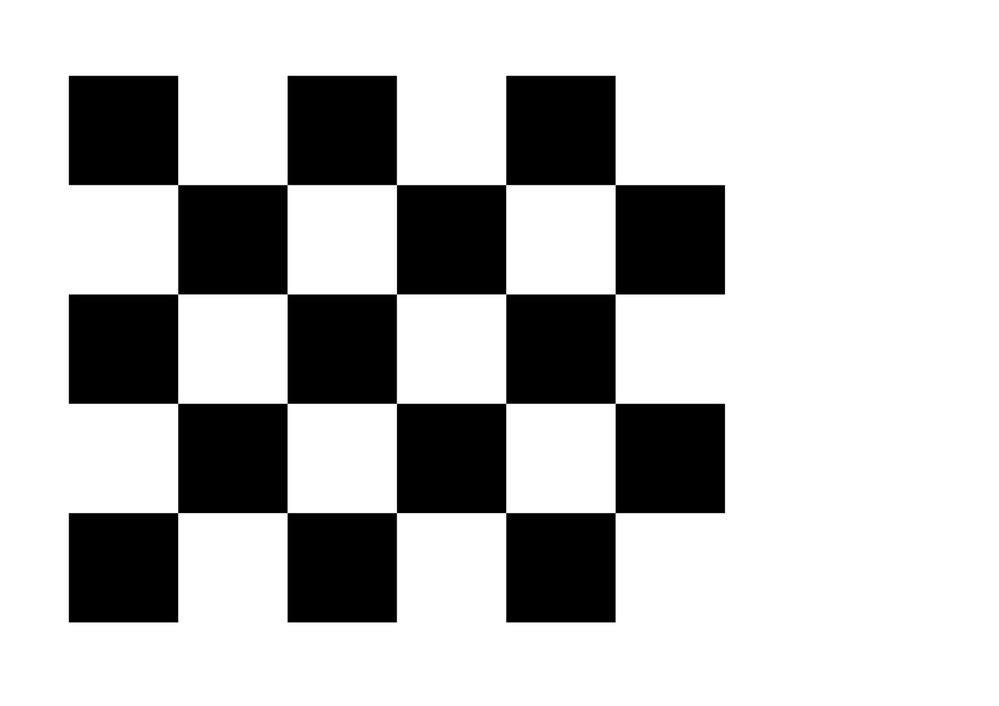
#> input picture image.jpg, 999 x 706 px, shrunk from 1600 x 1131 before the run, given in place of the camera
$ jupyter execute --allow-errors Untitled.ipynb   (shell and % lines are left out)
#> lines starting #> are read from the running program, lines starting #| are printed output that depends on the picture; after the words box and inside, x2 and y2 are one past the last pixel; in counts of white or black regions, pixels touching at a corner belong together
#> further down, img is the input picture: shape (706, 999, 3); min 0, max 255, mean 190.2
#> `edges = cv2.Canny(gray, 10, 250, apertureSize=3)`:
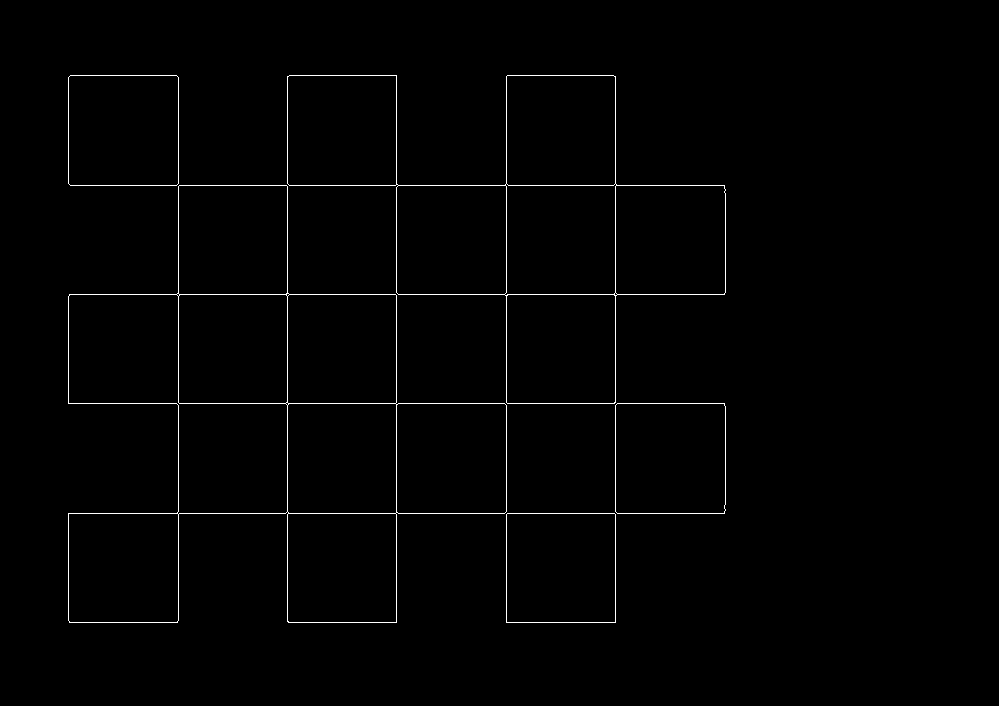
#> edges: shape (706, 999); 0.92% white in thin lines or dots, all inside (x1, y1, x2, y2) = (68, 75, 726, 623)
#> `lines = cv2.HoughLinesP(edges,1,np.pi/180,100,minLineLength,maxLineGap)`: lines = 38 rows, first 6: [70, 185, 176, 185], [179, 403, 285, 403], [615, 511, 615, 405], [506, 402, 506, 295], [617, 294, 724, 294], [507, 513, 614, 513]
[cell 1]
import cv2
import numpy as np
from matplotlib import pyplot as plt

[cell 2]
plt.rcParams['figure.figsize'] = (20, 12)

[cell 3]
#img = cv2.imread('paper.jpg')

cap = cv2.VideoCapture(0)
#> (the rest of this cell did not finish here and is left out)

[cell 4]
gray = cv2.cvtColor(img, cv2.COLOR_BGR2GRAY)
edges = cv2.Canny(gray, 10, 250, apertureSize=3)
#lines = cv2.HoughLines(edges, 10, np.pi/1800, 50)
minLineLength = 100
maxLineGap = 10
lines = cv2.HoughLinesP(edges,1,np.pi/180,100,minLineLength,maxLineGap)

[cell 5]
for line in lines:
    x1,y1,x2,y2 = line[0]
    """rho,theta = line[0]
    a = np.cos(theta)
    b = np.sin(theta)
    x0 = a*rho
    y0 = b*rho
    x1 = int(x0 + 1000*(-b))
    y1 = int(y0 + 1000*(a))
    x2 = int(x0 - 1000*(-b))
    y2 = int(y0 - 1000*(a))"""
    cv2.line(img,(x1,y1),(x2,y2),(0,0,255),2)
#> this loop made 38 passes
#> (x1, y1, x2, y2) on passes 1 to 12: (70, 185, 176, 185), (179, 403, 285, 403), (615, 511, 615, 405), (506, 402, 506, 295), (617, 294, 724, 294), (507, 513, 614, 513), (287, 511, 287, 405), (178, 511, 178, 405), (396, 512, 396, 404), (68, 403, 68, 296), (289, 75, 396, 75), (69, 622, 177, 622)
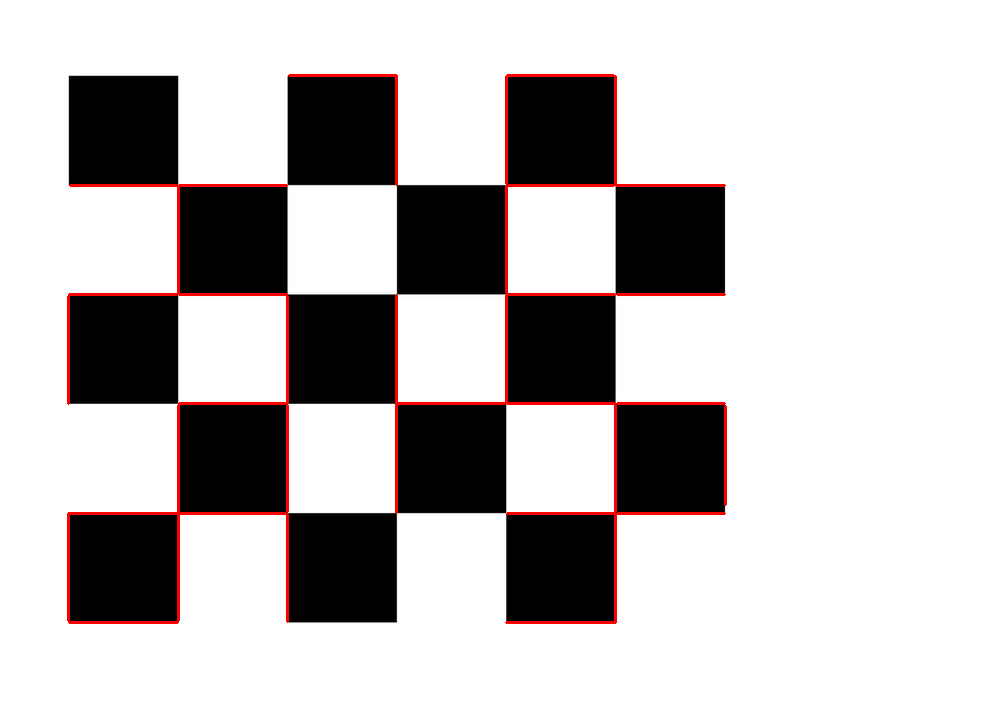
#> img: shape (706, 999, 3); 1.75% of pixels changed, all inside (x1, y1, x2, y2) = (67, 74, 727, 624)

[cell 6]
gray = cv2.cvtColor(gray, cv2.COLOR_GRAY2BGR)
edges = cv2.cvtColor(edges, cv2.COLOR_GRAY2BGR)
both = np.hstack((gray, edges))
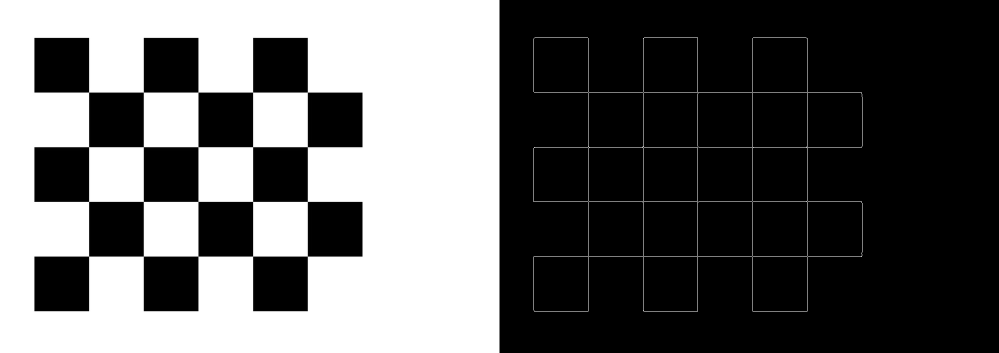
#> both: shape (706, 1998, 3) (shown at 1/2 size); min 0, max 255, mean 96.3
bboth = np.hstack((both, img))
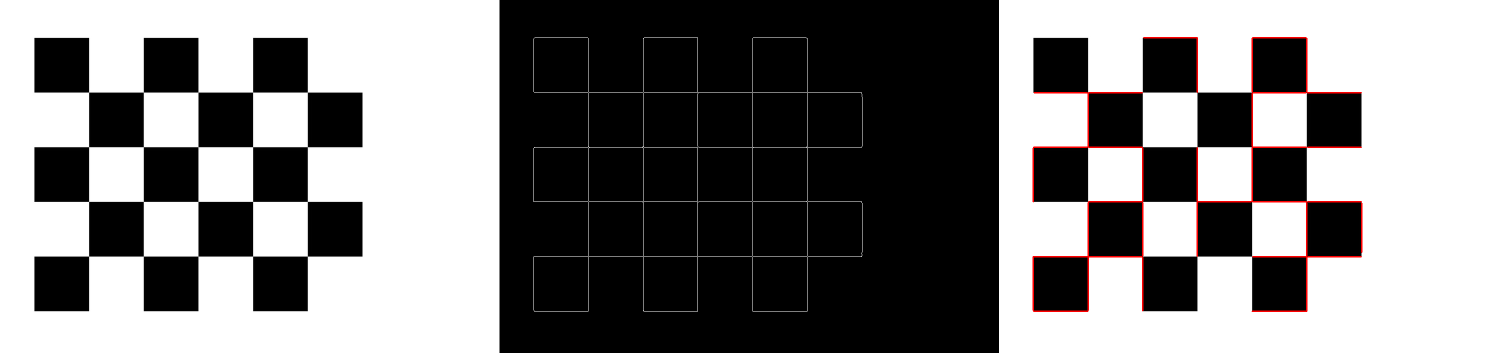
#> bboth: shape (706, 2997, 3) (shown at 1/2 size); mean B, G, R 126.8, 126.8, 128.3

plt.imshow(bboth)
